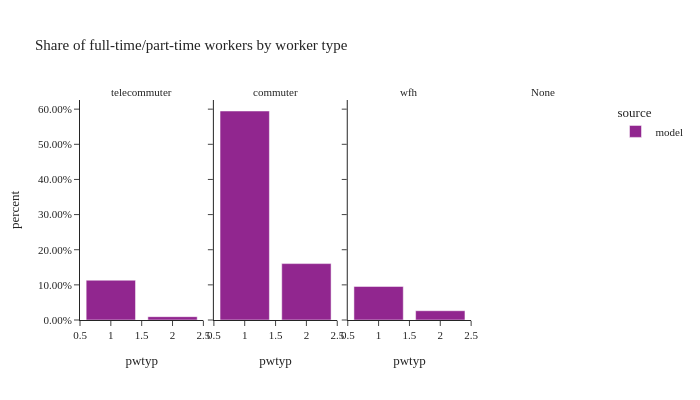

The notebook cell this image was saved under:
### Code cell
df_worker_count = summarize_counts(workers, ['source', 'worker_type', 'pwtyp'])

fig = px.bar(df_worker_count.sort(['source']).to_pandas(), x='pwtyp', y="percent",
             facet_col="worker_type", color="source", hover_data=['sample count', 'total count'],
             barmode="group",
             title="Share of full-time/part-time workers by worker type")
fig.for_each_annotation(lambda a: a.update(text=a.text.split("=")[-1]))
fig.update_layout(height=400, width=700, font=dict(size=11),
                  yaxis_tickformat='.2%')
fig.show()

### Figure 1 — Plotly figure (JSON) as saved in the notebook; plotly's stock layout.template omitted (floating-point values rounded to 4 significant figures)
{"data": [{"alignmentgroup": "True", "customdata": [[258400.0, 258400.0], [21670.0, 21670.0]], "hovertemplate": "source=model<br>worker_type=telecommuter<br>pwtyp=%{x}<br>percent=%{y}<br>sample count=%{customdata[0]}<br>total count=%{customdata[1]}<extra></extra>", "legendgroup": "model", "marker": {"color": "#91268F", "pattern": {"shape": ""}}, "name": "model", "offsetgroup": "model", "orientation": "v", "showlegend": true, "textposition": "auto", "type": "bar", "x": [1, 2], "xaxis": "x", "y": [0.1133, 0.009501], "yaxis": "y"}, {"alignmentgroup": "True", "customdata": [[366100.0, 366100.0], [1357000.0, 1357000.0]], "hovertemplate": "source=model<br>worker_type=commuter<br>pwtyp=%{x}<br>percent=%{y}<br>sample count=%{customdata[0]}<br>total count=%{customdata[1]}<extra></extra>", "legendgroup": "model", "marker": {"color": "#91268F", "pattern": {"shape": ""}}, "name": "model", "offsetgroup": "model", "orientation": "v", "showlegend": false, "textposition": "auto", "type": "bar", "x": [2, 1], "xaxis": "x2", "y": [0.1605, 0.5947], "yaxis": "y2"}, {"alignmentgroup": "True", "customdata": [[60180.0, 60180.0], [218100.0, 218100.0]], "hovertemplate": "source=model<br>worker_type=wfh<br>pwtyp=%{x}<br>percent=%{y}<br>sample count=%{customdata[0]}<br>total count=%{customdata[1]}<extra></extra>", "legendgroup": "model", "marker": {"color": "#91268F", "pattern": {"shape": ""}}, "name": "model", "offsetgroup": "model", "orientation": "v", "showlegend": false, "textposition": "auto", "type": "bar", "x": [2, 1], "xaxis": "x3", "y": [0.02638, 0.09559], "yaxis": "y3"}], "layout": {"annotations": [{"font": {}, "showarrow": false, "text": "telecommuter", "x": 0.1175, "xanchor": "center", "xref": "paper", "y": 1.0, "yanchor": "bottom", "yref": "paper"}, {"font": {}, "showarrow": false, "text": "commuter", "x": 0.3725, "xanchor": "center", "xref": "paper", "y": 1.0, "yanchor": "bottom", "yref": "paper"}, {"font": {}, "showarrow": false, "text": "wfh", "x": 0.6275, "xanchor": "center", "xref": "paper", "y": 1.0, "yanchor": "bottom", "yref": "paper"}, {"font": {}, "showarrow": false, "text": "None", "x": 0.8825, "xanchor": "center", "xref": "paper", "y": 1.0, "yanchor": "bottom", "yref": "paper"}], "barmode": "group", "font": {"size": 11}, "height": 400, "legend": {"title": {"text": "source"}, "tracegroupgap": 0}, "title": {"text": "Share of full-time/part-time workers by worker type"}, "width": 700, "xaxis": {"anchor": "y", "domain": [0.0, 0.235], "title": {"text": "pwtyp"}}, "xaxis2": {"anchor": "y2", "domain": [0.255, 0.49], "matches": "x", "title": {"text": "pwtyp"}}, "xaxis3": {"anchor": "y3", "domain": [0.51, 0.745], "matches": "x", "title": {"text": "pwtyp"}}, "xaxis4": {"anchor": "y4", "domain": [0.765, 1.0], "matches": "x", "title": {"text": "pwtyp"}}, "yaxis": {"anchor": "x", "domain": [0.0, 1.0], "tickformat": ".2%", "title": {"text": "percent"}}, "yaxis2": {"anchor": "x2", "domain": [0.0, 1.0], "matches": "y", "showticklabels": false}, "yaxis3": {"anchor": "x3", "domain": [0.0, 1.0], "matches": "y", "showticklabels": false}, "yaxis4": {"anchor": "x4", "domain": [0.0, 1.0], "matches": "y", "showticklabels": false}}}
